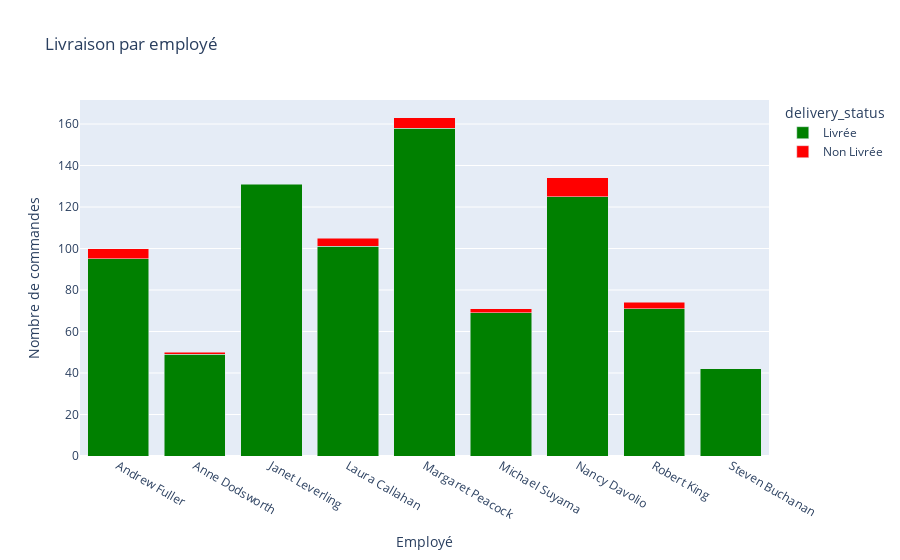

This figure's notebook cell:
### Code cell
orders_emp = df[["bk_order_id","employee_name","delivery_status"]].drop_duplicates()

emp_status = (orders_emp
              .groupby(["employee_name","delivery_status"], as_index=False)["bk_order_id"]
              .nunique()
              .rename(columns={"bk_order_id":"nbr_commandes"})
)

fig = px.bar(
    emp_status,
    x="employee_name",
    y="nbr_commandes",
    color="delivery_status",
    barmode="stack",
    title="Livraison par employé",
    color_discrete_map={
        "Livrée": "green",
        "Non Livrée": "red"
    }
)

fig.update_layout(xaxis_title="Employé", yaxis_title="Nombre de commandes")
fig.show()

### Figure 1 — Plotly figure (JSON) as saved in the notebook; plotly's stock layout.template omitted (floating-point values rounded to 4 significant figures)
{"data": [{"hovertemplate": "delivery_status=Livrée<br>employee_name=%{x}<br>nbr_commandes=%{y}<extra></extra>", "legendgroup": "Livrée", "marker": {"color": "green", "pattern": {"shape": ""}}, "name": "Livrée", "orientation": "v", "showlegend": true, "textposition": "auto", "type": "bar", "x": ["Andrew Fuller", "Anne Dodsworth", "Janet Leverling", "Laura Callahan", "Margaret Peacock", "Michael Suyama", "Nancy Davolio", "Robert King", "Steven Buchanan"], "xaxis": "x", "y": [95, 49, 131, 101, 158, 69, 125, 71, 42], "yaxis": "y"}, {"hovertemplate": "delivery_status=Non Livrée<br>employee_name=%{x}<br>nbr_commandes=%{y}<extra></extra>", "legendgroup": "Non Livrée", "marker": {"color": "red", "pattern": {"shape": ""}}, "name": "Non Livrée", "orientation": "v", "showlegend": true, "textposition": "auto", "type": "bar", "x": ["Andrew Fuller", "Anne Dodsworth", "Laura Callahan", "Margaret Peacock", "Michael Suyama", "Nancy Davolio", "Robert King"], "xaxis": "x", "y": [5, 1, 4, 5, 2, 9, 3], "yaxis": "y"}], "layout": {"barmode": "stack", "legend": {"title": {"text": "delivery_status"}, "tracegroupgap": 0}, "title": {"text": "Livraison par employé"}, "xaxis": {"anchor": "y", "domain": [0, 1], "title": {"text": "Employé"}}, "yaxis": {"anchor": "x", "domain": [0, 1], "title": {"text": "Nombre de commandes"}}}}
